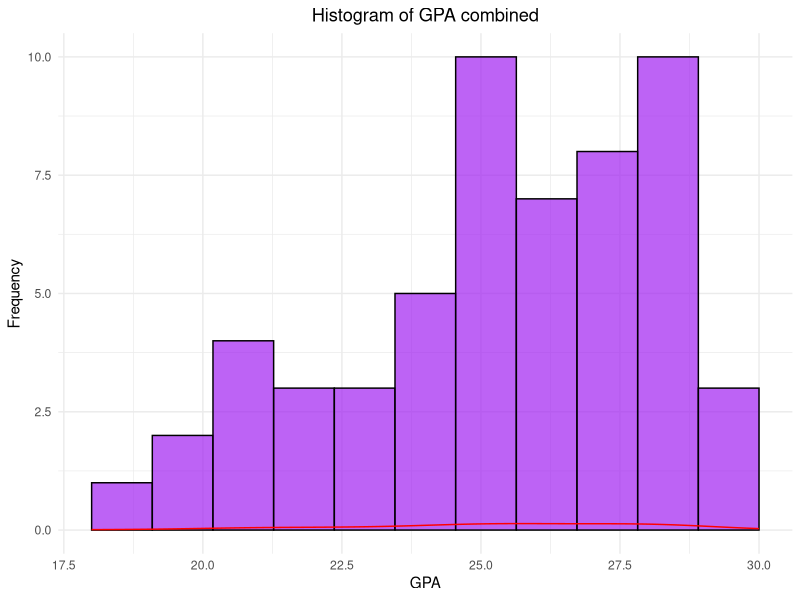
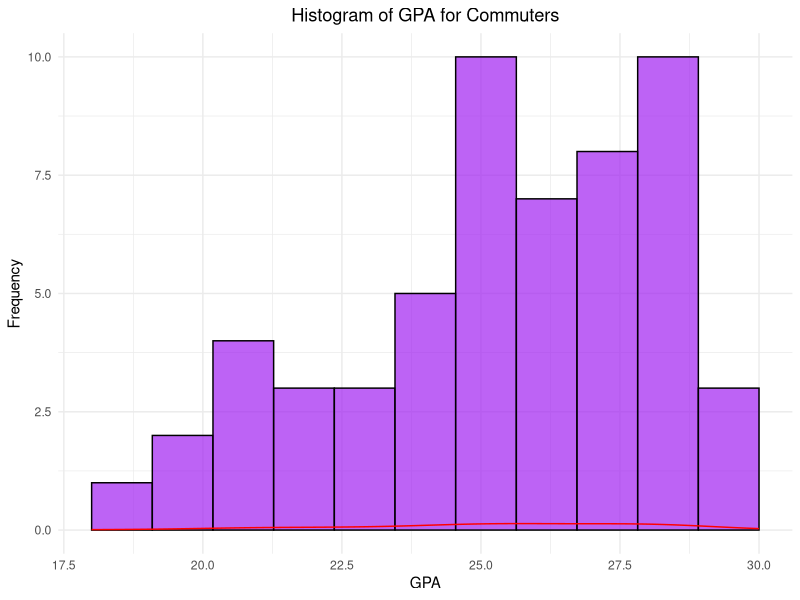
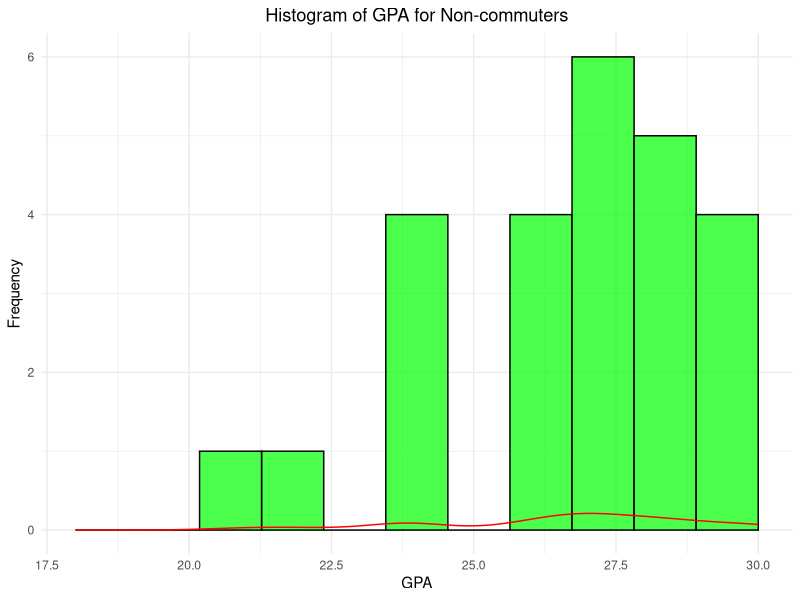
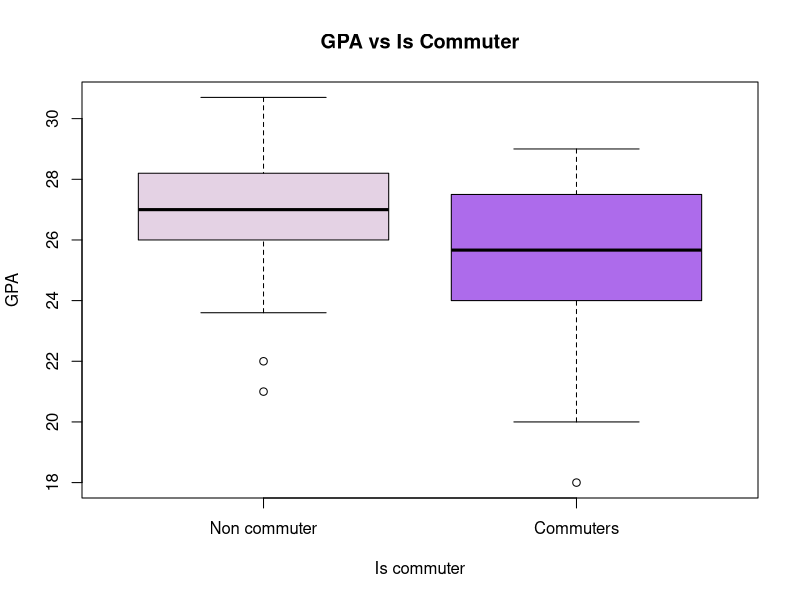
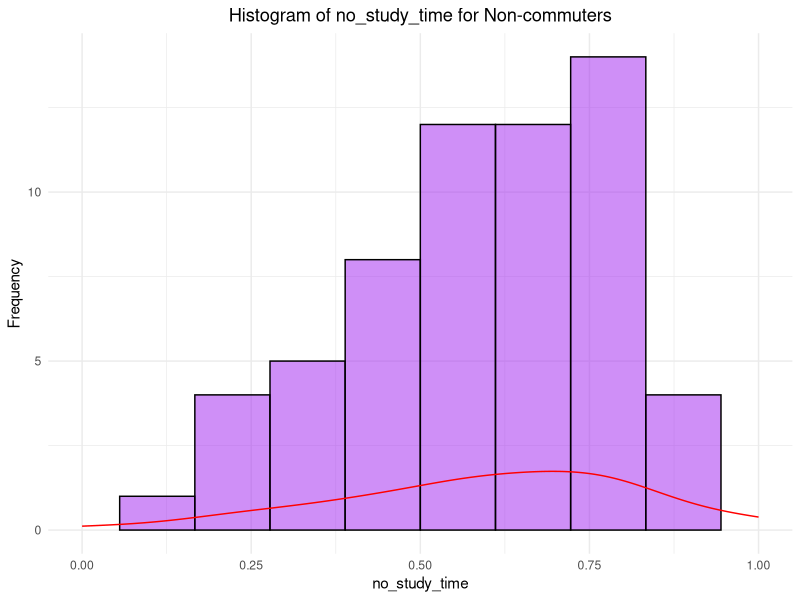
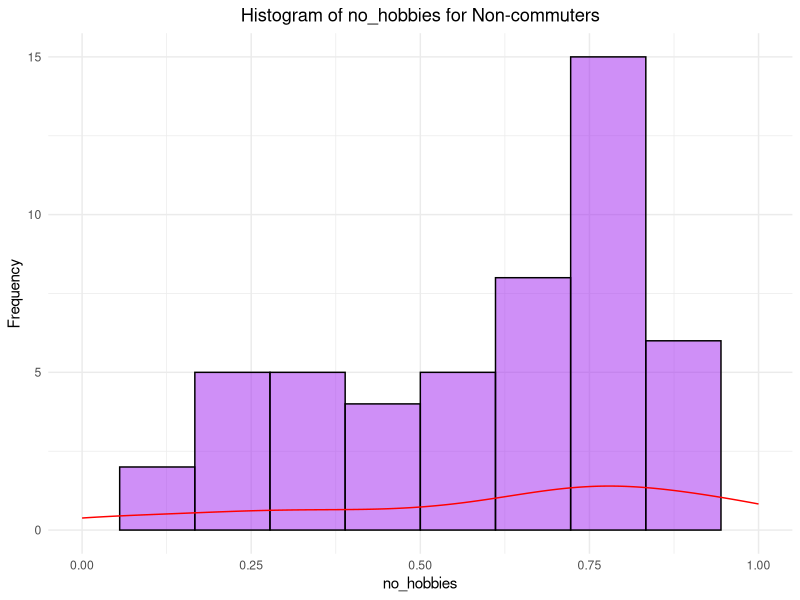
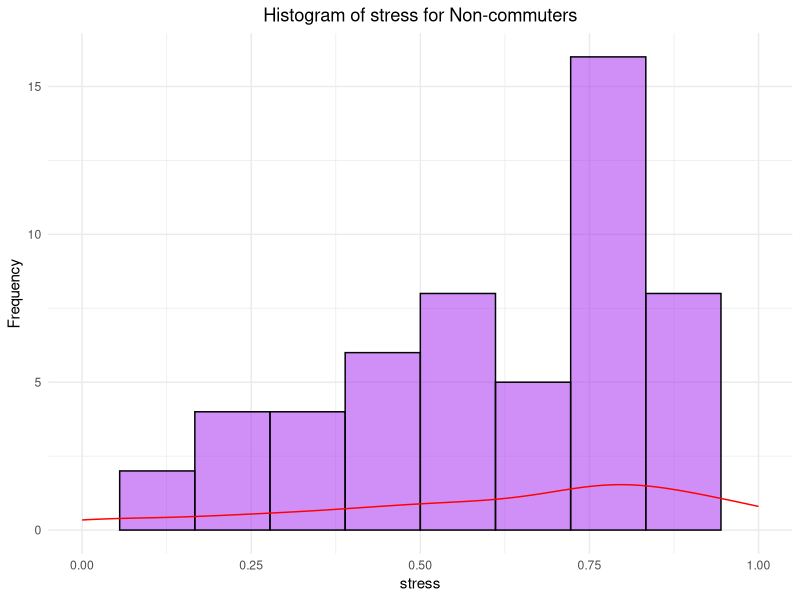
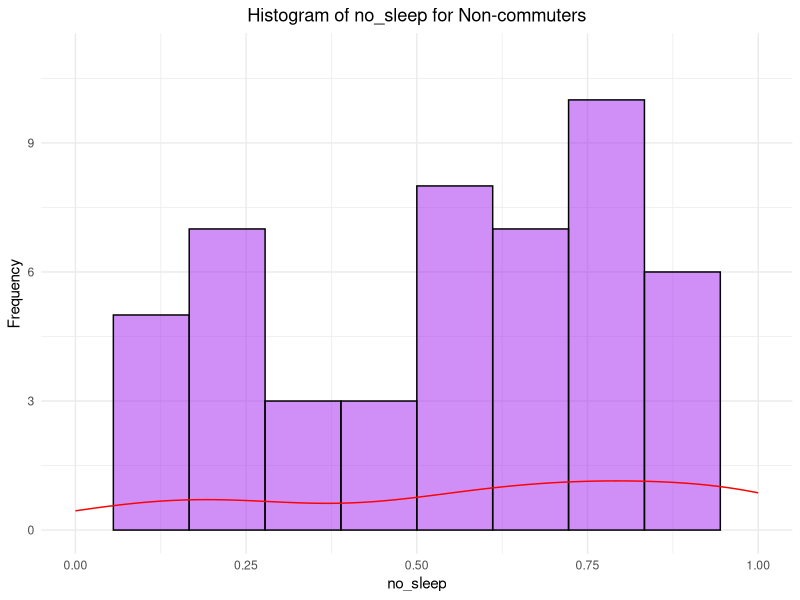

These figures' R source, in order:
data <- read.csv("data/merged.csv")
library(ggplot2)
library(dplyr)

outdir <- "routput/graphs"
dir.create(outdir, recursive = TRUE, showWarnings = FALSE)
setwd(outdir)

sink("r.log", split = TRUE)

attach(data)
n_commuters <- sum(is_commuter)
total <- length(is_commuter)
n_non_commuters <- total - n_commuters
ratio_commuters <- n_commuters / total

# Histograms for GPA (combined)
pdf("histogram_gpa_combined.pdf")
filtered_commuters <- filter(data, is_commuter == 1 & gpa >= 0 & gpa <= 30)
ggplot(filtered_commuters, aes(x = gpa)) +
  geom_histogram(bins = 12, fill = "purple", color = "black", alpha = 0.7) +
  geom_density(aes(y = after_stat(density)), color = "red") +
  xlim(18, 30) +
  ggtitle("Histogram of GPA combined") +
  xlab("GPA") +
  ylab("Frequency") +
  theme_minimal() +
  theme(plot.title = element_text(hjust = 0.5))

# Histograms for GPA (Commuters)
pdf("histogram_gpa_commuters.pdf")
filtered_commuters <- filter(data, is_commuter == 1 & gpa >= 0 & gpa <= 30)
ggplot(filtered_commuters, aes(x = gpa)) +
  geom_histogram(bins = 12, fill = "purple", color = "black", alpha = 0.7) +
  geom_density(aes(y = after_stat(density)), color = "red") +
  xlim(18, 30) +
  ggtitle("Histogram of GPA for Commuters") +
  xlab("GPA") +
  ylab("Frequency") +
  theme_minimal() +
  theme(plot.title = element_text(hjust = 0.5))

# Histogram for GPA (Non-commuters)
pdf("histogram_gpa_noncommuters.pdf")
filtered_non_commuters <- filter(data, is_commuter == 0 & gpa >= 0 & gpa <= 30)
ggplot(filtered_non_commuters, aes(x = gpa)) +
  geom_histogram(bins = 12, fill = "green", color = "black", alpha = 0.7) +
  geom_density(aes(y = after_stat(density)), color = "red") +
  xlim(18, 30) +
  ggtitle("Histogram of GPA for Non-commuters") +
  xlab("GPA") +
  ylab("Frequency") +
  theme_minimal() +
  theme(plot.title = element_text(hjust = 0.5))

# Boxplot gpa for commuters vs non-commuters
pdf("boxplot_gpa_vs_is_commuter.pdf")
boxplot(gpa[gpa != -1] ~ is_commuter[gpa != -1],
  data = data,
  names = c("Non commuter", "Commuters"),
  xlab = "Is commuter",
  ylab = "GPA",
  main = "GPA vs Is Commuter",
  col = scales::alpha(
    c("#D8BFD8", "#8A2BE2"),
    alpha = 0.7
  )
)

# Histogram for mean indices of life quality (Commuters)
filtered_data <- filter(data, is_commuter == 1)
filtered_columns <- filtered_data[, c("no_study_time", "no_hobbies", "stress", "no_sleep", "no_family", "no_friends", "loneliness")]
for (index in colnames(filtered_columns)) {
  pdf(paste("histogram_", index, "_commuters.pdf", sep = ""))
  xlim_range <- range(filtered_columns[[index]], na.rm = TRUE)
  plot <- ggplot(filtered_columns, aes(x = !!sym(index))) +
    geom_histogram(bins = 10, alpha = 0.5, fill = "purple", color = "black") +
    geom_density(aes(y = ..density..), color = "red") +
    xlim(xlim_range[1], xlim_range[2]) +
    ggtitle(paste("Histogram of", index, "for Non-commuters")) +
    xlab(index) +
    ylab("Frequency") +
    theme_minimal() +
    theme(plot.title = element_text(hjust = 0.5))
  print(plot)
}

# Histogram for mean indices of life quality (Non-commuters)
filtered_data <- filter(data, is_commuter == 0)
filtered_columns <- filtered_data[, c("no_study_time", "no_hobbies", "stress", "no_sleep", "no_family", "no_friends", "loneliness")]
for (index in colnames(filtered_columns)) {
  pdf(paste("histogram_", index, "_noncommuters.pdf", sep = ""))
  xlim_range <- range(filtered_columns[[index]], na.rm = TRUE)
  plot <- ggplot(filtered_columns, aes(x = !!sym(index))) +
    geom_histogram(bins = 10, alpha = 0.5, fill = "green", color = "black") +
    geom_density(aes(y = ..density..), color = "red") +
    xlim(xlim_range[1], xlim_range[2]) +
    ggtitle(paste("Histogram of", index, "for Non-commuters")) +
    xlab(index) +
    ylab("Frequency") +
    theme_minimal() +
    theme(plot.title = element_text(hjust = 0.5))
  print(plot)
}

# Boxplot of mean life indices for commuters
selected_columns <- c("no_study_time", "no_hobbies", "stress", "no_sleep", "no_family", "no_friends", "loneliness")
data$row_mean <- rowMeans(data[, selected_columns], na.rm = TRUE)
result <- data[, c(selected_columns, "row_mean")]

pdf("boxplot_mean_qli_vs_is_commuter.pdf")
boxplot(row_mean ~ is_commuter,
  data = data[!is.na(data$row_mean), ],
  names = c("Non commuter", "Commuters"),
  xlab = "Is Commuter",
  ylab = "Mean QLIs",
  main = "Mean QLIs by Is Commuter",
  col = scales::alpha(
    c("#D8BFD8", "#8A2BE2"),
    alpha = 0.7
  )
)

# Pie charts
commute_summary <- data.frame(
  group = c("Non-Commuters", "Commuters"),
  value = c(n_non_commuters, n_commuters)
)
commute_summary$fraction <- commute_summary$value / sum(commute_summary$value)
commute_summary$label <- paste0(commute_summary$group, " (", round(commute_summary$fraction * 100), "%)")

colors <- c("Non-Commuters" = "green", "Commuters" = "purple")

pdf("pie_commuters_vs_noncommuters.pdf")
ggplot(commute_summary, aes(x = "", y = fraction, fill = group)) +
  geom_bar(width = 1, stat = "identity", color = "black", alpha = 0.5) +
  coord_polar(theta = "y") +
  labs(title = "Percentage of Non-Commuters and Commuters") +
  theme_void() +
  theme(
    legend.position = "right",
    plot.title = element_text(hjust = 0.5)
  ) +
  scale_fill_manual(
    values = colors
  )

# Commuters
n_10_commuters <- sum(data$commute_time == 0.00 & data$is_commuter == 1)
n_30_commuters <- sum(data$commute_time == 0.25 & data$is_commuter == 1)
n_1_commuters <- sum(data$commute_time == 0.50 & data$is_commuter == 1)
n_1.5_commuters <- sum(data$commute_time == 0.75 & data$is_commuter == 1)
n_2_commuters <- sum(data$commute_time == 1.00 & data$is_commuter == 1)

commute_time_summary_commuters <- data.frame(
  group = c("Less than 10 min.", "10-30 min.", "30 min. to 1 hour", "1 hour to 1.5 hours", "More than 2 hours"),
  value = c(n_10_commuters, n_30_commuters, n_1_commuters, n_1.5_commuters, n_2_commuters)
)
commute_time_summary_commuters$fraction <- commute_time_summary_commuters$value / sum(commute_time_summary_commuters$value)
commute_time_summary_commuters$label <- paste0(commute_time_summary_commuters$group, " (", round(commute_time_summary_commuters$fraction * 100), "%)")

purple_shades <- c("#E6E6FA", "#D8BFD8", "#BA55D3", "#8A2BE2", "#4B0082")

# Pie chart for commuters
pdf("pie_commute_time_commuters.pdf")
ggplot(commute_time_summary_commuters, aes(x = "", y = fraction, fill = group)) +
  geom_bar(width = 1, stat = "identity", color = "black", alpha = 0.7) +
  coord_polar(theta = "y") +
  labs(title = "Percentage of Commuting Times for Commuters") +
  theme_void() +
  theme(
    legend.position = "right",
    plot.title = element_text(hjust = 0.5)
  ) +
  scale_fill_manual(
    values = purple_shades,
    breaks = commute_time_summary_commuters$group,
    labels = commute_time_summary_commuters$label
  )

# Non-commuters
n_10_non_commuters <- sum(data$commute_time == 0.00 & data$is_commuter == 0)
n_30_non_commuters <- sum(data$commute_time == 0.25 & data$is_commuter == 0)
n_1_non_commuters <- sum(data$commute_time == 0.50 & data$is_commuter == 0)
n_1.5_non_commuters <- sum(data$commute_time == 0.75 & data$is_commuter == 0)
n_2_non_commuters <- sum(data$commute_time == 1.00 & data$is_commuter == 0)

commute_time_summary_non_commuters <- data.frame(
  group = c(
    "Less than 10 min.",
    "10-30 min.",
    "30 min. to 1 hour",
    "1 hour to 1.5 hours",
    "More than 2 hours"
  ),
  value = c(
    n_10_non_commuters,
    n_30_non_commuters,
    n_1_non_commuters,
    n_1.5_non_commuters,
    n_2_non_commuters
  )
)
commute_time_summary_non_commuters$fraction <-
  commute_time_summary_non_commuters$value /
    sum(commute_time_summary_non_commuters$value)
commute_time_summary_non_commuters$label <-
  paste0(
    commute_time_summary_non_commuters$group,
    " (", round(commute_time_summary_non_commuters$fraction * 100), "%)"
  )

green_shades <- c("#E6F9E6", "#C2F0C2", "#66CC66", "#009900", "#006400")

# Pie chart for non-commuters
pdf("pie_commute_time_noncommuters.pdf")
ggplot(commute_time_summary_non_commuters, aes(x = "", y = fraction, fill = group)) +
  geom_bar(width = 1, stat = "identity", color = "black", alpha = 0.7) +
  coord_polar(theta = "y") +
  labs(title = "Percentage of Commuting Times for Non-commuters") +
  theme_void() +
  theme(
    legend.position = "right",
    plot.title = element_text(hjust = 0.5)
  ) +
  scale_fill_manual(
    values = green_shades,
    breaks = commute_time_summary_non_commuters$group,
    labels = commute_time_summary_non_commuters$label
  )


data$commute_time_group <- as.factor(data$commute_time)
filtered_data <- filter(data, commute_time >= 0 & gpa != -1)

pdf("boxplot_gpa_vs_commute_time.pdf")
boxplot(gpa ~ commute_time_group,
  data = filtered_data,
  xlab = "Commute Time Group",
  ylab = "GPA",
  main = "GPA by Commute Time Group",
  col = scales::alpha(
    c("#E6E6FA", "#D8BFD8", "#BA55D3", "#8A2BE2", "#4B0082"),
    alpha = 0.7
  )
)
